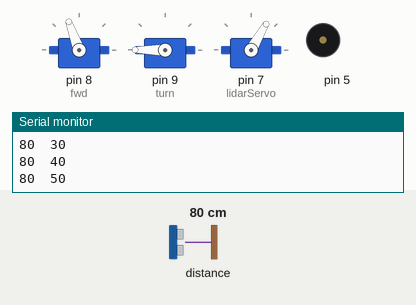
Simulated run of this sketch. Board: Arduino Uno, built with avr-gcc and run on an emulated ATmega328P. Parts: 3 × servo, buzzer (waves = sounding), the last lines printed to the serial monitor. Wiring (inferred from the names in the program): LIDAR-Lite range finder at I2C address 0x62. Inputs (shaded band) come from the test bench; at power-on: distance to the obstacle 80 cm.

Above: at 1.96 s.
2.0 s: distance to the obstacle set to 2 cm
At 2.16 s:
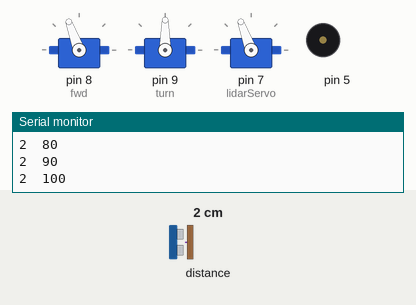
At 2.87 s:
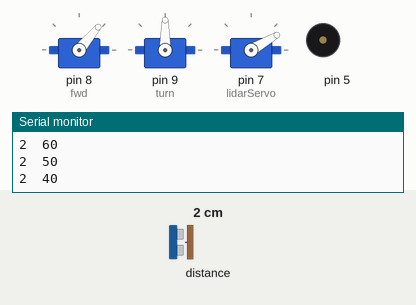
5.0 s: distance to the obstacle set to 120 cm
At 5.56 s:
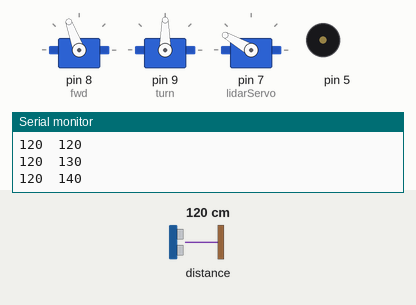
8.0 s: distance to the obstacle set to 60 cm
11.0 s: distance to the obstacle set to 250 cm
14.0 s: distance to the obstacle set to 147 cm
17.0 s: distance to the obstacle set to 4 cm
At 18.49 s:
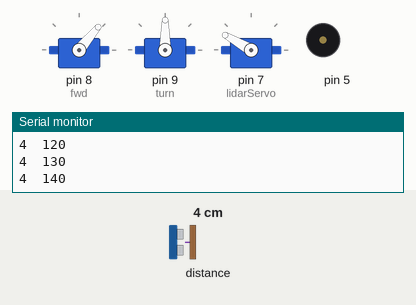
Timing chart, 0 to 21.0 s (numbered marks = the images above; inputs shaded):
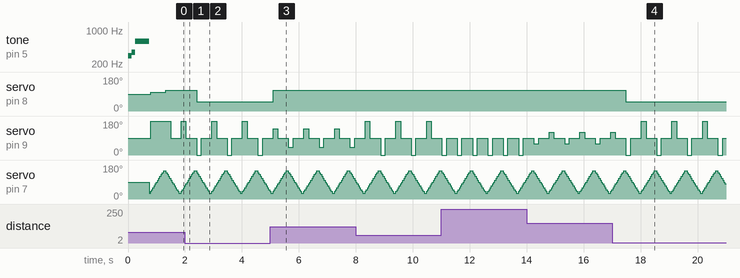

Measured:
- after the input at 2.0 s, servo on pin 8 (fwd): 110° → 50° after 0.41 s
- after the input at 5.0 s, servo on pin 8 (fwd): 50° → 110° after 0.10 s
- after the input at 17.0 s, servo on pin 8 (fwd): 110° → 50° after 0.49 s
- by itself, servo on pin 9 (turn): repeats every 1.1 s: 0° 0.17 s, 90° 0.37 s, 180° 0.17 s, 90° 0.37 s

The sketch:

Surveillance_Rover.ino
```cpp
/*
Autonomous Surveillance Rover

By :
- Émile Bélanger
- Marc-André Bilodeau
- Gabriel Lapointe
- Stanislas Benajmin Nkawe
- Pierre-Olivier Otis
- Gabriel Tremblay
*/

/*
TO DO :
- Change servo type to Analog Type
- Do analogWrite between 0-5V (0-255)
- Change Sabertooth switch setting to : all 1 except for switch 4 which is off
  (note that the default setting given is 1 on, everything else off)
*/

//Include libraries
#include <Servo.h>
#include <Wire.h>

//LIDAR-Lite I2C comm definition
#define    LIDARLite_ADDRESS   0x62          // Default I2C Address of LIDAR-Lite.
#define    RegisterMeasure     0x00          // Register to write to initiate ranging.
#define    MeasureValue        0x04          // Value to initiate ranging.
#define    RegisterHighLowB    0x8f          // Register to get both High and Low bytes in 1 call.

//Variable definition
int yAxis = A1;
int xAxis = A2;
int yVal;
int xVal;
int i = 0;
int varFwd = 100;
int varTurn = 255;
int defaultSpeed = 110;
int waypoint;
int maxVal = 0;
int curVal = 0;
int index;
int count = 0;
int pushbutton = 0;

//Activate test mode
bool test = false;
bool lasttest = false;

double angle;
double object;

int ranges[12];

//Servo definition
Servo fwd;
Servo turn;
Servo lidarServo;

//Pi definition
const double pi = 3.14159265359;

//LIDAR-Lite inital definitions
int pos = 75;         // Position of the servo (degress, [0, 180])
int distance = 0;    // Distance measured

//Boot song definition
int bootSong[] = { 294,349,587 };
const int noteCount = 3;
int noteLengts[] = { 125,125,500 };

//Main setup area
void setup()
{
  //Set pushbutton to pin 8 as input
  pinMode(8, INPUT);

  //Set servo to pin A4 and A5
  fwd.attach(8, 1000, 2000);
  turn.attach(9, 1000, 2000);

  // Serial output
  Serial.begin(9600);
  Serial.println("< START >");

  //Set LIDAR servo control to pin 7
  lidarServo.attach(7);

  //LIDAR control
  Wire.begin(); // join i2c bus

  //BootSong
  for (int thisNote = 0; thisNote < noteCount; thisNote++)
  {
    int noteLengt = noteLengts[thisNote];
    tone(5, bootSong[thisNote],noteLengt);
    int pause = noteLengt;
    delay(pause);
    noTone(5);
  }
}

// Get a measurement from the LIDAR Lite
int lidarGetRange(void)
{
  int val = -1;

  Wire.beginTransmission((int)LIDARLite_ADDRESS); // transmit to LIDAR-Lite
  Wire.write((int)RegisterMeasure); // sets register pointer to  (0x00)
  Wire.write((int)MeasureValue); // sets register pointer to  (0x00)
  Wire.endTransmission(); // stop transmitting

  delay(20); // Wait 20ms for transmit

  Wire.beginTransmission((int)LIDARLite_ADDRESS); // transmit to LIDAR-Lite
  Wire.write((int)RegisterHighLowB); // sets register pointer to (0x8f)
  Wire.endTransmission(); // stop transmitting

  delay(20); // Wait 20ms for transmit

  Wire.requestFrom((int)LIDARLite_ADDRESS, 2); // request 2 bytes from LIDAR-Lite

  if(2 <= Wire.available()) // if two bytes were received
  {
    val = Wire.read(); // receive high byte (overwrites previous reading)
    val = val << 8; // shift high byte to be high 8 bits
    val |= Wire.read(); // receive low byte as lower 8 bits
  }

  return val;
}

void calculateDirection(int distance, int pos, int *pFwd, int *pTurn, int waypoint)
{
  //The speed when turning needs to be > 100 in order to keep spinning
  //Fwd < 90 -> Rear
  //Fwd = 90 -> Stops
  //Fwd > 90 -> Forward
  //Turn < 90 -> Left
  //Turn = 90 -> Front
  //Turn > 90 -> Right
  //Waypoint directions :
  //0 -> Forward
  //1 -> Left
  //2 -> Right

  angle = pos * (pi / 180);
  object = distance * sin(angle);

  if(waypoint == 0)
  {
    *pFwd = defaultSpeed;
    *pTurn = 90;
  }
  else if(waypoint == 1)
  {
    if(object <= 15)
    {
      *pFwd = 50;
      *pTurn = 180;
    }
    if(object > 15 && object <= 30)
    {
      *pFwd = defaultSpeed;
      *pTurn = 180;
    }
    else if(object > 30 && object <= 40)
    {
      *pFwd = defaultSpeed;
      *pTurn = 160;
    }
    else if(object > 40 && object <= 50)
    {
      *pFwd = defaultSpeed;
      *pTurn = 140;
    }
    else if(object > 50 && object <= 60)
    {
      *pFwd = defaultSpeed;
      *pTurn = 120;
    }
    else if(object > 60 && object <= 70)
    {
      *pFwd = defaultSpeed;
      *pTurn = 100;
    }
  }
  else if(waypoint == 2)
  {
    if(object <= 15)
    {
      *pFwd = 50;
      *pTurn = 0;
    }
    else if(object > 15 && object <= 30)
    {
      *pFwd = defaultSpeed;
      *pTurn = 0;
    }
    else if(object > 30 && object <= 40)
    {
      *pFwd = defaultSpeed;
      *pTurn = 20;
    }
    else if(object > 40 && object <= 50)
    {
      *pFwd = defaultSpeed;
      *pTurn = 40;
    }
    else if(object > 50 && object <= 60)
    {
      *pFwd = defaultSpeed;
      *pTurn = 60;
    }
    else if(object > 60 && object <= 70)
    {
      *pFwd = defaultSpeed;
      *pTurn = 80;
    }
  }
  else
  {
    *pFwd = defaultSpeed;
    *pTurn = 90;
  }
}

void spinWheels(int varFwd, int varTurn)
{
  if(test == true)
  {
    fwd.write(90);
    turn.write(90);
  }
  else
  {
    fwd.write(varFwd);
    turn.write(varTurn);
  }

}

void loop()
{
  i = 0;

  pushbutton = digitalRead(8);
  if(pushbutton == HIGH) {
    if(lasttest == false) {
      test = true;
      lasttest = true;
    }
    else {
      test = false;
      lasttest = false;
    }
  }

  count = 0;
  for(pos = 30; pos <= 150; pos += 10)
  {
    lidarServo.write(pos);
    distance = lidarGetRange();
    ranges[i] = distance;
    i++;
    Serial.print("\n");
    Serial.print(distance);
    Serial.print("\t");
    Serial.print(pos);
    if(waypoint == 1 || waypoint == 2)
    {
      count++;
      if(count < 5)
      {
        spinWheels(varFwd, varTurn);
      }
      else
      {
        spinWheels(varFwd, 90);
      }
    }
    else
    {
      spinWheels(varFwd, varTurn);
    }
  }

  maxVal = 0;
  curVal = 0;

  for(i = 0; i < 20; i++)
  {
    curVal = ranges[i];

    if(curVal > maxVal)
    {
      maxVal = curVal;
      index = i;
    }
  }

  if(index >= 0 && index < 8)
  {
    waypoint = 1;
  }
  if(index >=8 && index <= 11)
  {
    waypoint = 0;
  }
  if(index > 11 && index <= 20)
  {
    waypoint = 2;
  }

  calculateDirection(distance, pos, &varFwd, &varTurn, waypoint);
  i = 0;
  count = 0;
  for(pos = 150; pos>=30; pos -= 10)
  {
    lidarServo.write(pos);
    distance = lidarGetRange();
    ranges[i] = distance;
    i++;
    Serial.print("\n");
    Serial.print(distance);
    Serial.print("\t");
    Serial.print(pos);
    if(waypoint == 1 || waypoint == 2)
    {
      count++;
      if(count < 5)
      {
        spinWheels(varFwd, varTurn);
      }
      else
      {
        spinWheels(varFwd, 90);
      }
    }
    else
    {
      spinWheels(varFwd, varTurn);
    }
  }

  maxVal = 0;
  curVal = 0;

  for(i = 0; i < 20; i++)
  {
    curVal = ranges[i];

    if(curVal > maxVal)
    {
      maxVal = curVal;
      index = i;
    }
  }

  if(index >= 0 && index < 8)
  {
    waypoint = 2;
  }
  if(index >=8 && index <= 11)
  {
    waypoint = 0;
  }
  if(index > 11 && index <= 20)
  {
    waypoint = 1;
  }

  calculateDirection(distance, pos, &varFwd, &varTurn, waypoint);
}
```
